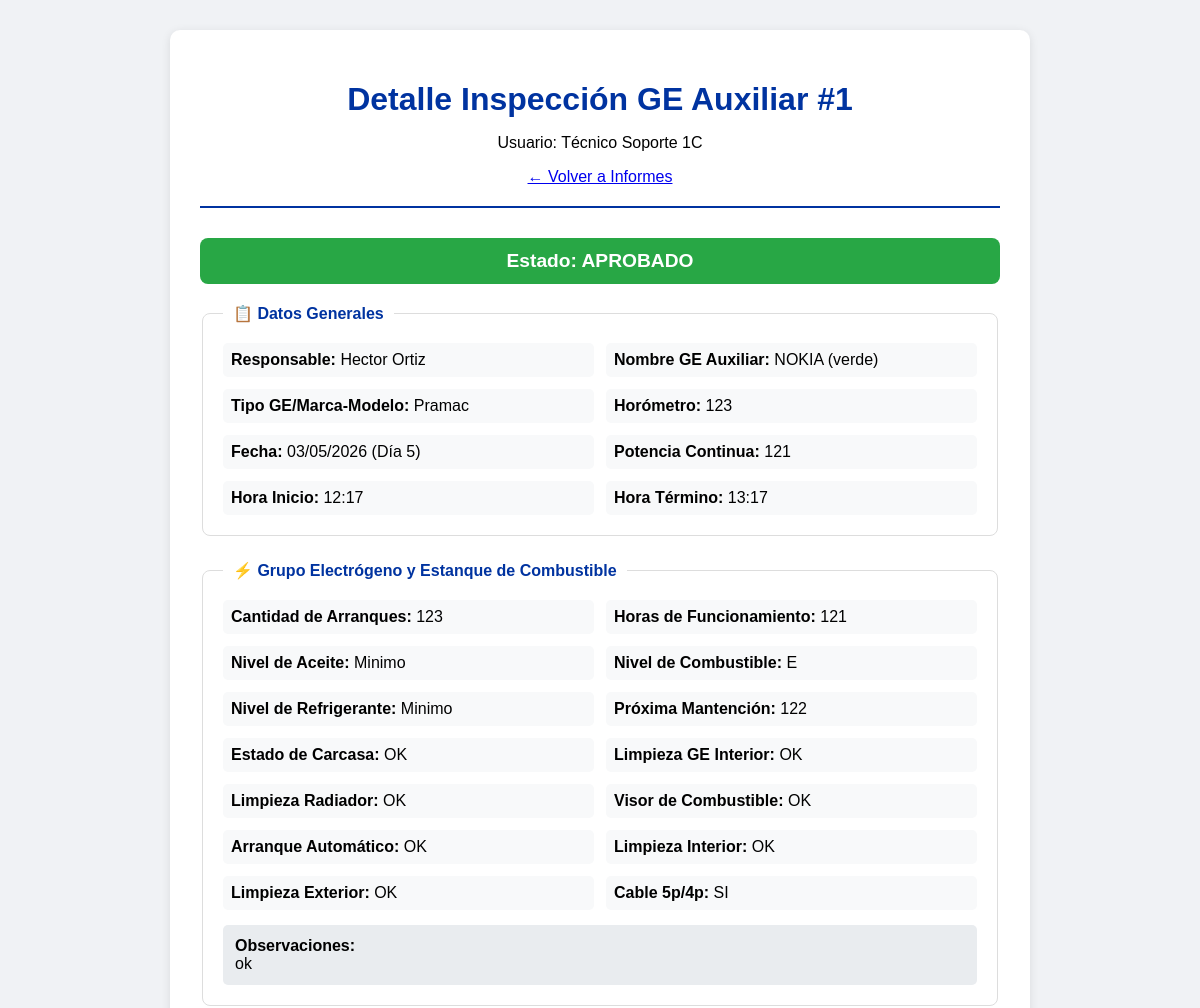
Page /ver_informe/1?tipo=ge (signed in, upper part) on the earlier database version.
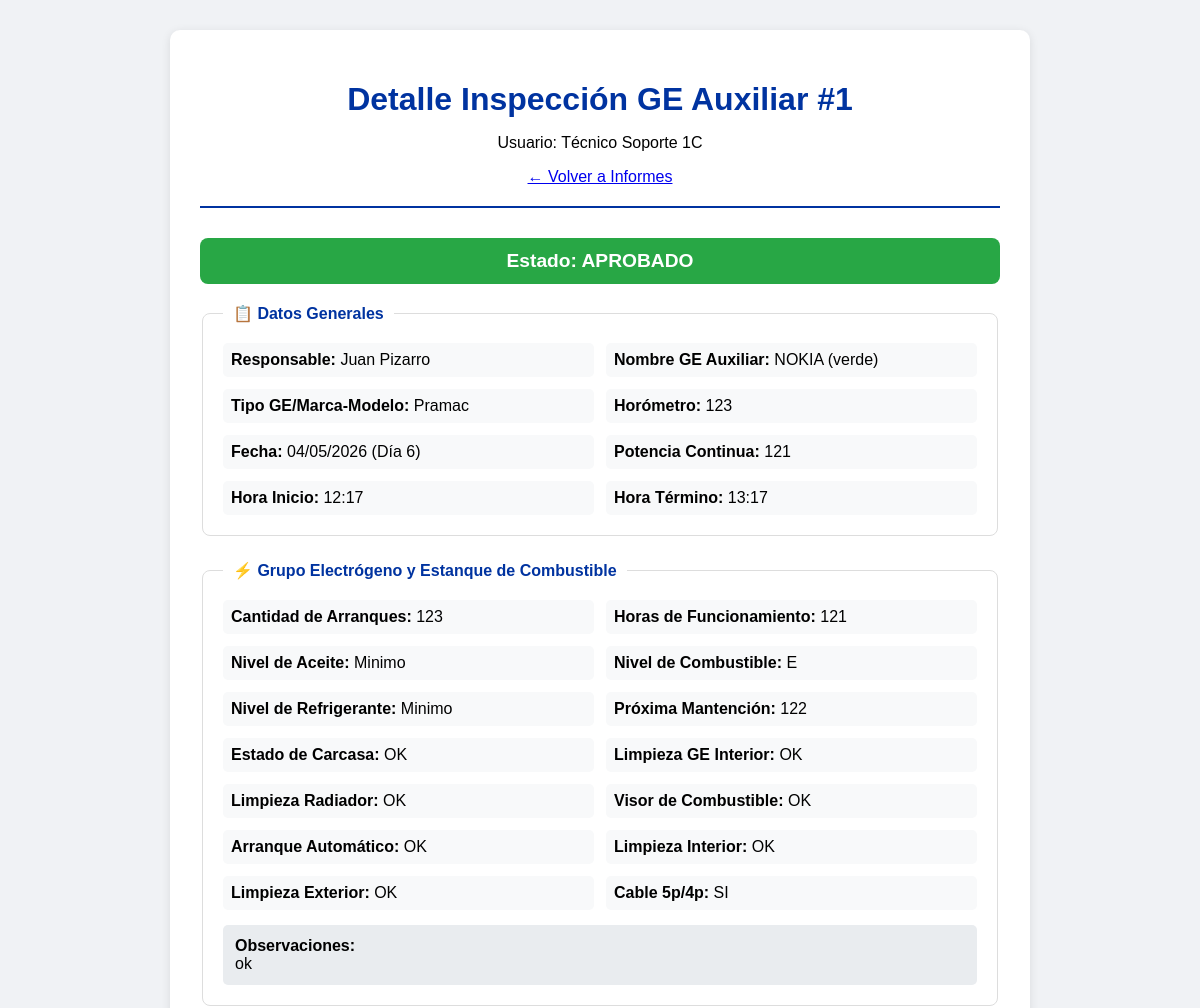
Same page on the later database version.
### app.py (models this page shows, shortened)
class InspeccionGE(db.Model):
    id = db.Column(db.Integer, primary_key=True)
    usuario_id = db.Column(db.Integer, db.ForeignKey('usuario.id'), nullable=False)
    sitio_id = db.Column(db.Integer, db.ForeignKey('sitio.id'), nullable=True)
    fecha = db.Column(db.String(20), nullable=False)
    dia_turno = db.Column(db.Integer, nullable=False)
    responsable = db.Column(db.String(50), nullable=False)
    nombre_ge = db.Column(db.String(50), nullable=False)
    tipo_ge = db.Column(db.String(50), nullable=False)
    horometro = db.Column(db.Integer, nullable=False)
    hora_inicio = db.Column(db.String(10), nullable=False)
    hora_termino = db.Column(db.String(10), nullable=False)
    potencia_continua = db.Column(db.Integer, nullable=True)
    cantidad_arranques = db.Column(db.Integer, nullable=False)
    horas_funcionamiento = db.Column(db.Integer, nullable=False)
    nivel_aceite = db.Column(db.String(10), nullable=False)
    nivel_combustible = db.Column(db.String(10), nullable=False)
    nivel_refrigerante = db.Column(db.String(10), nullable=False)
    proxima_mantencion = db.Column(db.Integer, nullable=False)
    estado_carcasa = db.Column(db.String(5), nullable=False)
    limpieza_ge_interior = db.Column(db.String(5), nullable=False)
    limpieza_radiador = db.Column(db.String(5), nullable=False)
    visor_combustible = db.Column(db.String(5), nullable=False)
    arranque_automatico = db.Column(db.String(5), nullable=False)
    limpieza_interior = db.Column(db.String(5), nullable=False)
    limpieza_exterior = db.Column(db.String(5), nullable=False)
    cable_5p_4p = db.Column(db.String(5), nullable=False)
    observaciones = db.Column(db.Text, nullable=True)
    estado_pantalla = db.Column(db.String(5), nullable=False)
    estado_parada_emergencia = db.Column(db.String(5), nullable=False)
    estado_corta_corriente = db.Column(db.String(5), nullable=False)
    estado_selector = db.Column(db.String(5), nullable=False)
    estado_bornes_bateria = db.Column(db.String(5), nullable=False)
    estado_ramal_cables = db.Column(db.String(5), nullable=False)
    estado_enchufe = db.Column(db.String(5), nullable=False)
    estado_cebador = db.Column(db.String(5), nullable=False)
    estado_mangueras = db.Column(db.String(5), nullable=False)
    estado_alarmas = db.Column(db.String(5), nullable=False)
    estado_extintor = db.Column(db.String(5), nullable=False)
    estado_puertas = db.Column(db.String(5), nullable=False)
    estado_baterias = db.Column(db.String(5), nullable=False)
    estado_ventilador = db.Column(db.String(5), nullable=False)
    observaciones_breaker = db.Column(db.Text, nullable=True)
    limpieza_general = db.Column(db.String(5), nullable=False)
    estado_chasis = db.Column(db.String(5), nullable=False)
    cantidad_cunas = db.Column(db.String(10), nullable=False)
    checkpoints = db.Column(db.String(5), nullable=False)
    presion_neumaticos = db.Column(db.String(5), nullable=False)
    estado_jaula = db.Column(db.String(5), nullable=False)
    estado_candados = db.Column(db.String(5), nullable=False)
    nivelacion_carro = db.Column(db.String(5), nullable=False)
    patas_posicionamiento = db.Column(db.String(5), nullable=False)
    manivelas_izajes = db.Column(db.String(5), nullable=False)
    observaciones_estructuras = db.Column(db.Text, nullable=True)
    foto_1 = db.Column(db.String(200), nullable=True)
    foto_2 = db.Column(db.String(200), nullable=True)
    foto_3 = db.Column(db.String(200), nullable=True)
    foto_breaker_1 = db.Column(db.String(200), nullable=True)
    foto_breaker_2 = db.Column(db.String(200), nullable=True)
    foto_breaker_3 = db.Column(db.String(200), nullable=True)
    foto_estructura_1 = db.Column(db.String(200), nullable=True)
    foto_estructura_2 = db.Column(db.String(200), nullable=True)
    foto_estructura_3 = db.Column(db.String(200), nullable=True)
    foto_lev_1 = db.Column(db.String(200), nullable=True)
    foto_lev_2 = db.Column(db.String(200), nullable=True)
    foto_lev_3 = db.Column(db.String(200), nullable=True)
    foto_lev_4 = db.Column(db.String(200), nullable=True)
    foto_lev_5 = db.Column(db.String(200), nullable=True)
    foto_lev_6 = db.Column(db.String(200), nullable=True)
    foto_lev_7 = db.Column(db.String(200), nullable=True)
    foto_lev_8 = db.Column(db.String(200), nullable=True)
    estado = db.Column(db.String(20), default='pendiente')
    fecha_registro = db.Column(db.DateTime, default=datetime.utcnow)
    motivo_rechazo = db.Column(db.String(500), nullable=True)
    usuario = db.relationship('Usuario', backref='inspecciones_ge')
    sitio = db.relationship('Sitio', backref='inspecciones_ge')

### app.py (the view)
@app.route('/ver_informe/<int:id>')
def ver_informe(id):
    if 'username' not in session:
        return redirect(url_for('login'))
    tipo = request.args.get('tipo', 'cow')
    usuario_actual = Usuario.query.filter_by(username=session['username']).first()
    if tipo == 'cow':
        inspeccion = InspeccionCOW.query.get_or_404(id)
        template = 'ver_informe.html'
    elif tipo == 'ge':
        inspeccion = InspeccionGE.query.get_or_404(id)
        template = 'ver_informe_ge.html'
    else:
        return "Tipo de informe no válido", 400
    if usuario_actual.rol != 'supervisor' and inspeccion.usuario_id != usuario_actual.id:
        return "No tienes permiso para ver este informe", 403
    return render_template(template, inspeccion=inspeccion, usuario=session['nombre'], rol=session['rol'], tipo=tipo)

### templates/ver_informe_ge.html (shortened to what this page needs)
<!DOCTYPE html>
<html lang="es">
<head>
    <link rel="stylesheet" href="{{ url_for('static', filename='style.css') }}">
</head>
<body>
    <div class="form-container">
        <div class="form-header">
            <h1>Detalle Inspección GE Auxiliar #{{ inspeccion.id }}</h1>
            <p>Usuario: {{ usuario }} </p>
            <a href="{{ url_for('ver_informes') }}" class="volver-btn">← Volver a Informes</a>
        </div>
        <div class="estado-banner {{ inspeccion.estado }}">
            <strong>Estado: {{ inspeccion.estado|upper }}</strong>
        </div>
        <fieldset>
            <legend>📋 Datos Generales</legend>
            <div class="detalle-grid">
                <div><strong>Responsable:</strong> {{ inspeccion.responsable }}</div>
                <div><strong>Nombre GE Auxiliar:</strong> {{ inspeccion.nombre_ge or '-' }}</div>
                <div><strong>Tipo GE/Marca-Modelo:</strong> {{ inspeccion.tipo_ge or '-' }}</div>
                <div><strong>Horómetro:</strong> {{ inspeccion.horometro }}</div>
                <div><strong>Fecha:</strong> {{ inspeccion.fecha }} (Día {{ inspeccion.dia_turno }})</div>
                <div><strong>Potencia Continua:</strong> {{ inspeccion.potencia_continua or '-' }}</div>
                <div><strong>Hora Inicio:</strong> {{ inspeccion.hora_inicio }}</div>
                <div><strong>Hora Término:</strong> {{ inspeccion.hora_termino }}</div>
            </div>
        </fieldset>
        <fieldset>
            <legend>⚡ Grupo Electrógeno y Estanque de Combustible</legend>
            <div class="detalle-grid">
                <div><strong>Cantidad de Arranques:</strong> {{ inspeccion.cantidad_arranques or '-' }}</div>
                <div><strong>Horas de Funcionamiento:</strong> {{ inspeccion.horas_funcionamiento or '-' }}</div>
                <div><strong>Nivel de Aceite:</strong> {{ inspeccion.nivel_aceite or '-' }}</div>
                <div><strong>Nivel de Combustible:</strong> {{ inspeccion.nivel_combustible or '-' }}</div>
                <div><strong>Nivel de Refrigerante:</strong> {{ inspeccion.nivel_refrigerante or '-' }}</div>
                <div><strong>Próxima Mantención:</strong> {{ inspeccion.proxima_mantencion or '-' }}</div>
                <div><strong>Estado de Carcasa:</strong> {{ inspeccion.estado_carcasa or '-' }}</div>
                <div><strong>Limpieza GE Interior:</strong> {{ inspeccion.limpieza_ge_interior or '-' }}</div>
                <div><strong>Limpieza Radiador:</strong> {{ inspeccion.limpieza_radiador or '-' }}</div>
                <div><strong>Visor de Combustible:</strong> {{ inspeccion.visor_combustible or '-' }}</div>
                <div><strong>Arranque Automático:</strong> {{ inspeccion.arranque_automatico or '-' }}</div>
                <div><strong>Limpieza Interior:</strong> {{ inspeccion.limpieza_interior or '-' }}</div>
                <div><strong>Limpieza Exterior:</strong> {{ inspeccion.limpieza_exterior or '-' }}</div>
                <div><strong>Cable 5p/4p:</strong> {{ inspeccion.cable_5p_4p or '-' }}</div>
            </div>
            <div class="observaciones">
                <strong>Observaciones:</strong><br>
                {{ inspeccion.observaciones or 'Sin observaciones' }}
            </div>
        </fieldset>
    </div>
</body>
</html>

Differences in the rows shown:
changed InspeccionGE "APROBADO": responsable "Hector Ortiz" → "Juan Pizarro"; fecha "03/05/2026" → "04/05/2026"; dia_turno "5" → "6"
